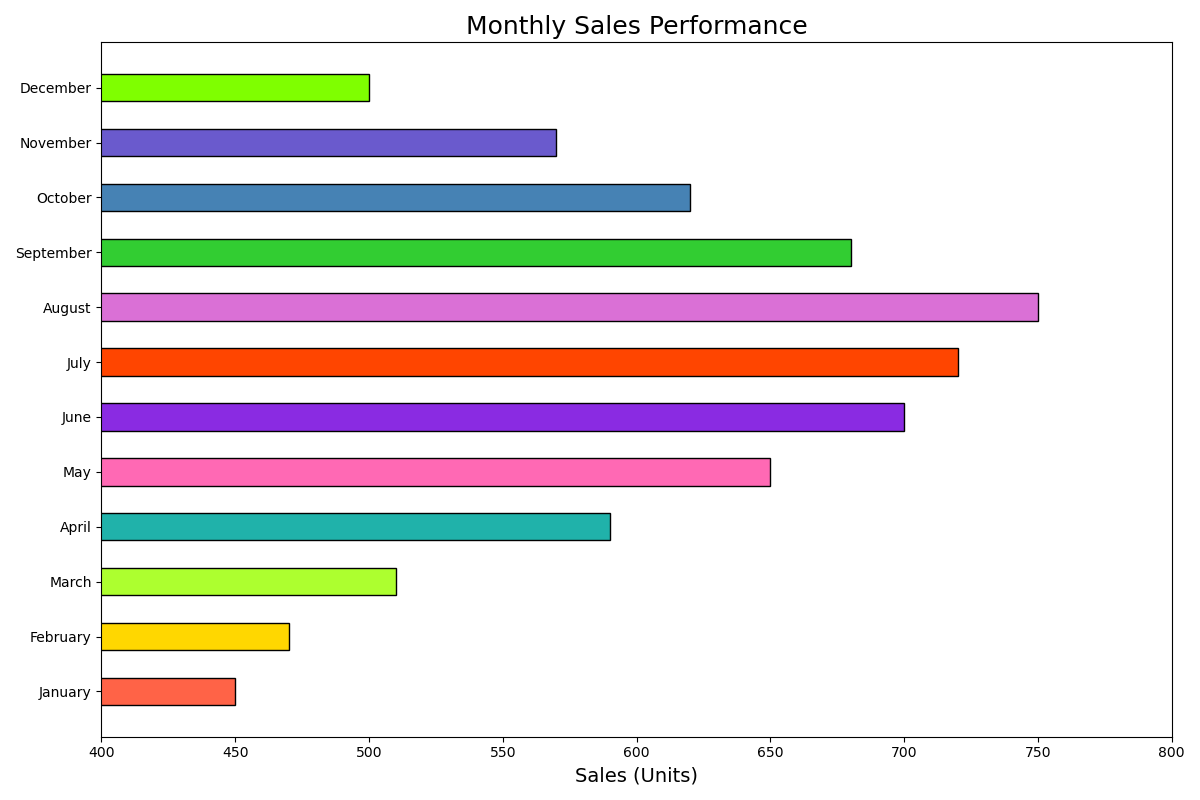

The Python source for this figure:

import matplotlib.pyplot as plt

# Data
months = ['January', 'February', 'March', 'April', 'May', 'June', 'July', 'August', 'September', 'October', 'November', 'December']
sales = [450, 470, 510, 590, 650, 700, 720, 750, 680, 620, 570, 500]

# Colors for each bar
colors = ['#FF6347', '#FFD700', '#ADFF2F', '#20B2AA', '#FF69B4', '#8A2BE2', '#FF4500', '#DA70D6', '#32CD32', '#4682B4', '#6A5ACD', '#7FFF00']

# Plotting the bar chart horizontally
plt.figure(figsize=(12, 8))  # Change width and height of the chart
plt.barh(months, sales, color=colors, edgecolor='black', height=0.5)  # Change height for bars and apply color scheme

# Chart title and labels
plt.title('Monthly Sales Performance', fontsize=18)
plt.xlabel('Sales (Units)', fontsize=14)

# Setting the ylim to provide better clarity for sales values
plt.xlim(min(sales) - 50, max(sales) + 50)

# Display the chart
plt.tight_layout()
plt.show()
